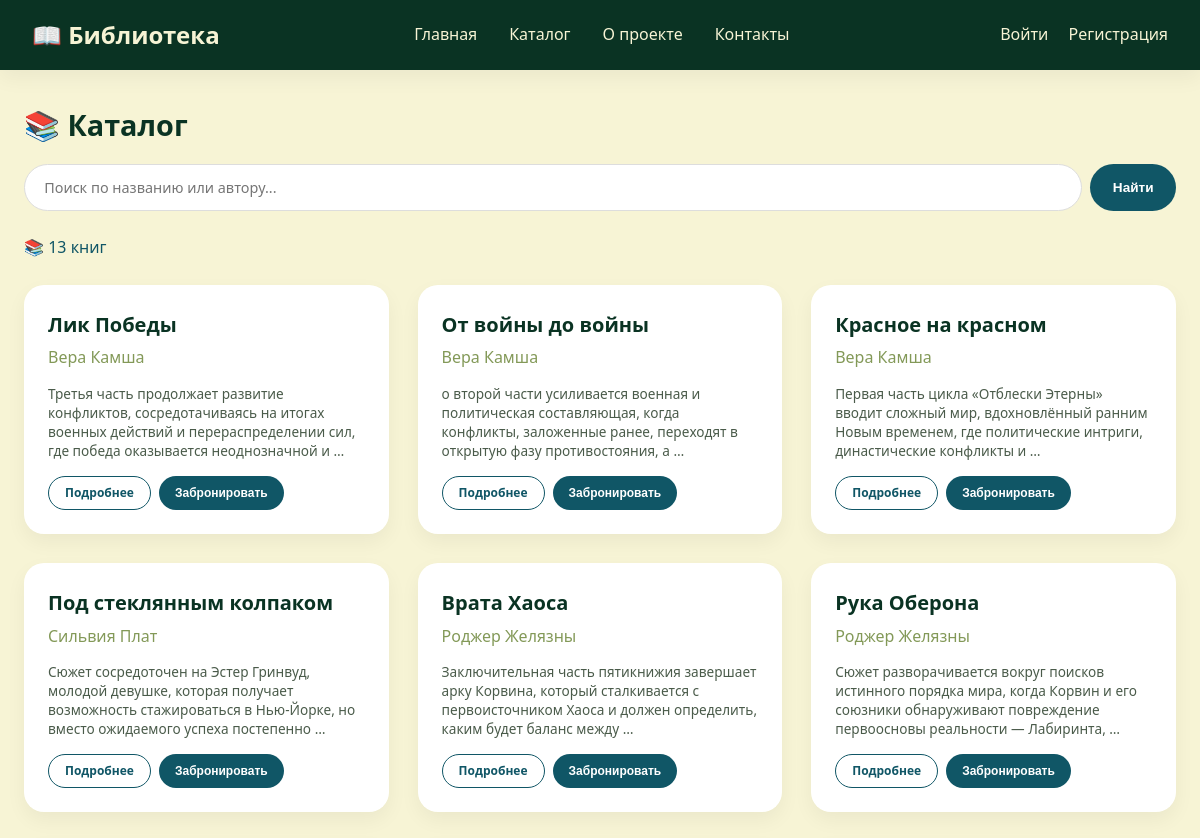
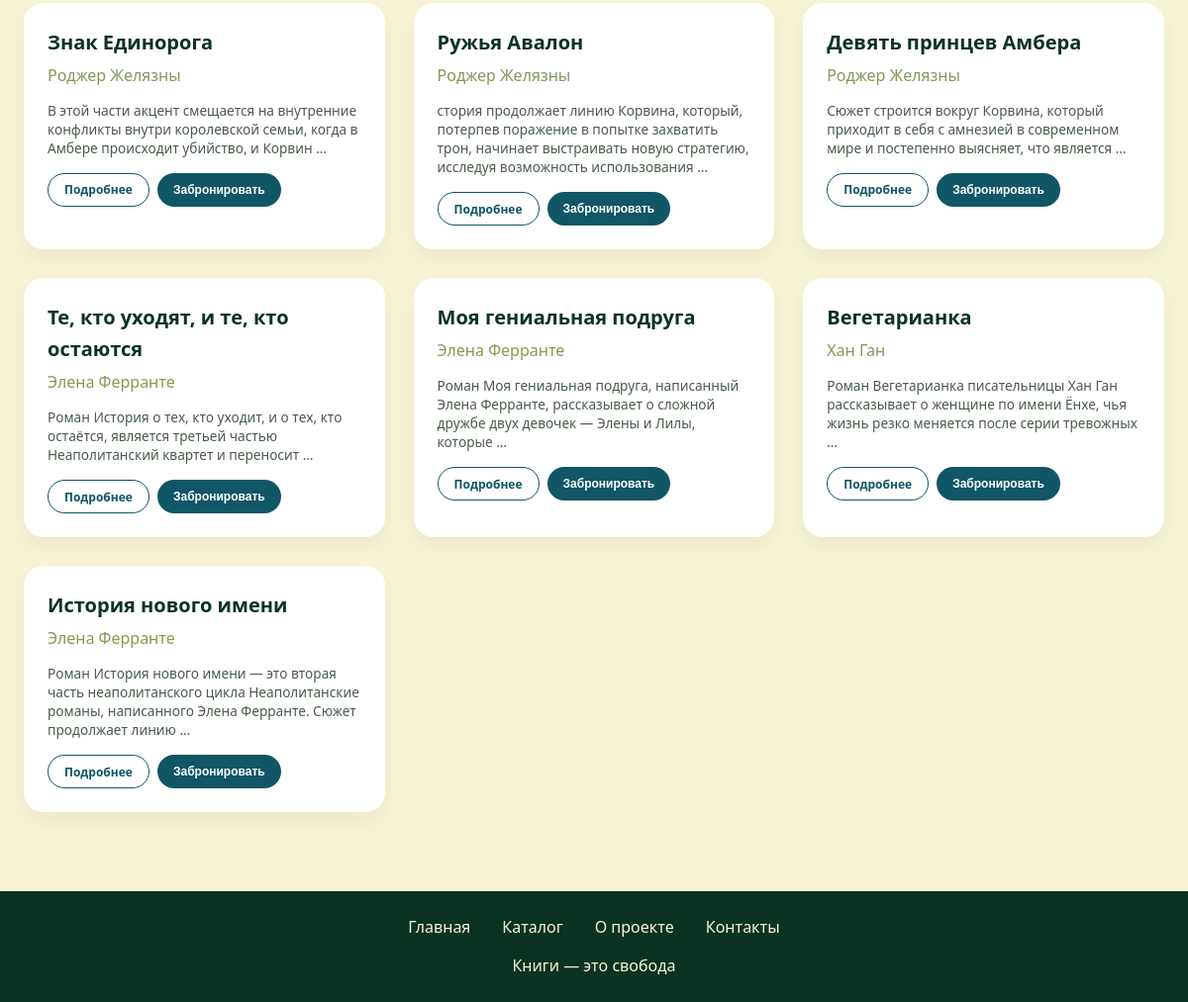
Page /catalog/ on the committed database (2 pictures, top to bottom).
### library/models.py (models this page shows, shortened)
class Book(models.Model):
    title = models.CharField(max_length=200, verbose_name="Название")
    author = models.CharField(max_length=200, verbose_name="Автор")
    description = models.TextField(verbose_name="Описание")
    year = models.IntegerField(verbose_name="Год издания", null=True, blank=True)
    genre = models.CharField(max_length=100, verbose_name="Жанр", null=True, blank=True)
    available = models.BooleanField(default=True, verbose_name="В наличии")
    created_at = models.DateTimeField(auto_now_add=True, verbose_name="Дата добавления")
    class Meta:
        verbose_name = "Книга"
        verbose_name_plural = "Книги"
        ordering = ['-created_at']

### library/views.py (the view)
# urls.py: path('catalog/', views.catalog, name='catalog'),
def catalog(request):
    books = Book.objects.all()
    query = request.GET.get('q', '')  # Получаем поисковый запрос
    if query:
        books = books.filter(title__icontains=query) | books.filter(author__icontains=query)
    return render(request, 'catalog.html', {'books': books, 'query': query})

### templates/catalog.html (shortened to what this page needs)
<!DOCTYPE html>
<html lang="ru">
<head>
    {% load static %}
    <link rel="stylesheet" href="{% static 'css/style.css' %}">
</head>
<body>
    <header>
        <div class="header-container">
            <a href="/" class="logo">📖 <span>Библиотека</span></a>
            <nav>
                <ul>
                    <li><a href="/">Главная</a></li>
                    <li><a href="/catalog/">Каталог</a></li>
                    <li><a href="/about/">О проекте</a></li>
                    <li><a href="/contacts/">Контакты</a></li>
                </ul>
            </nav>
            <div class="user-links">
                {% if user.is_authenticated %}
                    <span>{{ user.username }}</span>
                    <a href="/accounts/logout/">Выйти</a>
                {% else %}
                    <a href="/accounts/login/">Войти</a>
                    <a href="/register/">Регистрация</a>
                {% endif %}
            </div>
        </div>
    </header>
    <main>
        <div class="catalog-header">
            <h2>📚 Каталог</h2>
        </div>
        <form method="get" class="search-form">
            <input type="text" name="q" value="{{ query }}" placeholder="Поиск по названию или автору..." class="search-input">
            <button type="submit" class="btn btn-primary">Найти</button>
        </form>
        <p class="count-badge">📚 <span id="bookCount">{{ books.count }}</span> книг</p>
        <div class="books-grid">
            {% for book in books %}
            <div class="book-card">
                <h3>{{ book.title }}</h3>
                <div class="author">{{ book.author }}</div>
                <p class="description">{{ book.description|truncatewords:18 }}</p>
                <div class="card-actions">
                    <a href="/book/{{ book.id }}/" class="btn btn-outline">Подробнее</a>
                    <button class="btn btn-primary book-btn" data-book="{{ book.title }}">Забронировать</button>
                </div>
            </div>
            {% empty %}
                <p style="color: var(--text-muted); text-align: center; padding: 3rem;">😔 Книг по вашему запросу не найдено</p>
            {% endfor %}
        </div>
    </main>
    <footer>
        <div class="footer-links">
            <a href="/">Главная</a>
            <a href="/catalog/">Каталог</a>
            <a href="/about/">О проекте</a>
            <a href="/contacts/">Контакты</a>
        </div>
        <p>Книги — это свобода</p>
    </footer>
    {% load static %}
</body>
</html>

### static/css/style.css (style rules this page uses)
:root { --dark-green: #0A3323; --moss-green: #839958; --beige: #F7F4D5; --rosy-brown: #D3968C; --midnight-green: #105666; --white: #ffffff; --shadow: 0 8px 20px rgba(0,0,0,0.05); --shadow-hover: 0 12px 28px rgba(0,0,0,0.1); }
* { margin: 0; padding: 0; box-sizing: border-box; }
body { font-family: 'Segoe UI', Roboto, 'Helvetica Neue', sans-serif; background-color: var(--beige); color: var(--dark-green); line-height: 1.6; min-height: 100vh; display: flex; flex-direction: column; }
header { background: var(--dark-green); color: var(--beige); padding: 1rem 2rem; box-shadow: var(--shadow); }
.header-container { max-width: 1300px; margin: 0 auto; display: flex; justify-content: space-between; align-items: center; flex-wrap: wrap; gap: 1rem; }
.logo { font-size: 1.5rem; font-weight: 700; text-decoration: none; color: var(--beige); }
nav ul { display: flex; list-style: none; gap: 2rem; }
nav a { color: var(--beige); text-decoration: none; font-weight: 500; transition: opacity 0.2s; }
.user-links a { color: var(--beige); text-decoration: none; margin-left: 1rem; }
main { flex: 1; max-width: 1300px; margin: 2rem auto; padding: 0 1.5rem; width: 100%; }
.btn { display: inline-block; background: var(--midnight-green); color: white; border: none; padding: 0.7rem 1.4rem; border-radius: 40px; font-size: 0.85rem; font-weight: 600; cursor: pointer; transition: all 0.2s ease; text-decoration: none; text-align: center; }
.btn-outline { background: transparent; border: 1.5px solid var(--midnight-green); color: var(--midnight-green); }
.books-grid { display: grid; grid-template-columns: repeat(auto-fill, minmax(300px, 1fr)); gap: 1.8rem; margin-top: 1.5rem; }
.book-card { background: var(--white); border-radius: 20px; padding: 1.5rem; transition: all 0.2s ease; box-shadow: var(--shadow); }
.book-card h3 { font-size: 1.25rem; margin-bottom: 0.3rem; color: var(--dark-green); }
.book-card .author { color: var(--moss-green); font-weight: 500; margin-bottom: 0.8rem; }
.book-card .description { font-size: 0.85rem; color: #4a5b4a; margin-bottom: 1rem; line-height: 1.4; }
.card-actions { display: flex; gap: 0.5rem; flex-wrap: wrap; }
.card-actions .btn { padding: 0.4rem 1rem; font-size: 0.75rem; }
.search-form { display: flex; gap: 0.5rem; margin-bottom: 1.5rem; flex-wrap: wrap; }
.search-input { flex: 1; padding: 0.8rem 1.2rem; border: 1px solid #ddd; border-radius: 40px; font-size: 0.9rem; font-family: inherit; }
h2 { font-size: 1.8rem; margin-bottom: 1rem; color: var(--dark-green); }
.count-badge { color: var(--midnight-green); margin-bottom: 1rem; font-weight: 500; }
footer { background: var(--dark-green); color: var(--beige); text-align: center; padding: 1.5rem; margin-top: 3rem; }
.footer-links { display: flex; justify-content: center; gap: 2rem; margin-bottom: 0.8rem; flex-wrap: wrap; }
.footer-links a { color: var(--beige); text-decoration: none; }
.book-card { animation: fadeUp 0.3s ease forwards; }

### rows in the picture
Book: title "Лик Победы", author "Вера Камша", description "Третья часть продолжает развитие конфликтов, сосредотачиваясь на итогах военных действий и перераспределении сил, где победа оказывается неоднозначной и …"
Book: title "От войны до войны", author "Вера Камша", description "о второй части усиливается военная и политическая составляющая, когда конфликты, заложенные ранее, переходят в открытую фазу противостояния, а …"
Book: title "Красное на красном", author "Вера Камша", description "Первая часть цикла «Отблески Этерны» вводит сложный мир, вдохновлённый ранним Новым временем, где политические интриги, династические конфликты и …"
Book: title "Под стеклянным колпаком", author "Сильвия Плат", description "Сюжет сосредоточен на Эстер Гринвуд, молодой девушке, которая получает возможность стажироваться в Нью-Йорке, но вместо ожидаемого успеха постепенно …"
Book: title "Врата Хаоса", author "Роджер Желязны", description "Заключительная часть пятикнижия завершает арку Корвина, который сталкивается с первоисточником Хаоса и должен определить, каким будет баланс между …"
Book: title "Рука Оберона", author "Роджер Желязны", description "Сюжет разворачивается вокруг поисков истинного порядка мира, когда Корвин и его союзники обнаруживают повреждение первоосновы реальности — Лабиринта, …"
Book: title "Знак Единорога", author "Роджер Желязны", description "В этой части акцент смещается на внутренние конфликты внутри королевской семьи, когда в Амбере происходит убийство, и Корвин …"
Book: title "Ружья Авалон", author "Роджер Желязны", description "стория продолжает линию Корвина, который, потерпев поражение в попытке захватить трон, начинает выстраивать новую стратегию, исследуя возможность использования …"
Book: title "Девять принцев Амбера", author "Роджер Желязны", description "Сюжет строится вокруг Корвина, который приходит в себя с амнезией в современном мире и постепенно выясняет, что является …"
Book: title "Те, кто уходят, и те, кто остаются", author "Элена Ферранте", description "Роман История о тех, кто уходит, и о тех, кто остаётся, является третьей частью Неаполитанский квартет и переносит …"
Book: title "Моя гениальная подруга", author "Элена Ферранте", description "Роман Моя гениальная подруга, написанный Элена Ферранте, рассказывает о сложной дружбе двух девочек — Элены и Лилы, которые …"
Book: title "Вегетарианка", author "Хан Ган", description "Роман Вегетарианка писательницы Хан Ган рассказывает о женщине по имени Ёнхе, чья жизнь резко меняется после серии тревожных …"
Book: title "История нового имени", author "Элена Ферранте", description "Роман История нового имени — это вторая часть неаполитанского цикла Неаполитанские романы, написанного Элена Ферранте. Сюжет продолжает линию …"

### other values in the picture
{{ books.count }} "13"
